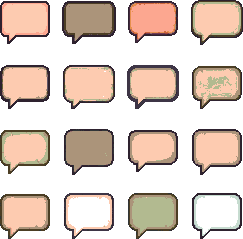
#> input picture arte-fonte/taverna/balao/baloes.png, 243 x 239 px
$ python gera_balao.py
#> lines starting #> are read from the running program, lines starting #| are printed output that depends on the picture
# Recorta o último balão (branco, canto inferior direito) do baloes.png em duas peças:
#  - corpo: 50x38, com o vão do rabinho fechado (serve de border-image 9 fatias)
#  - rabo: 11x13 (colunas 8-18, linhas 33-45 do balão), sobreposto no canto inferior esquerdo
import os, sys
from PIL import Image

AQUI = os.path.dirname(os.path.abspath(__file__))
im = Image.open(os.path.join(AQUI, "baloes.png")).convert("RGBA")
#> im is the input picture: PIL image 243x239 RGBA; mean R, G, B, A 99.3, 83.7, 73.7, 130.4
b = im.crop((182, 180, 243, 239)); b = b.crop(b.getbbox())      # 50x46
#> after `b = im.crop((182, 180, 243, 239))`:
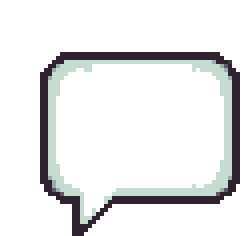
#> b: PIL image 61x59 RGBA (shown 4 times larger); mean R, G, B, A 110.4, 111.1, 111.3, 134.4; transparent parts drawn white
#> after `b = b.crop(b.getbbox())`:
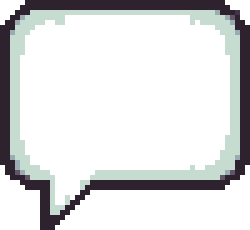
#> b: PIL image 50x46 RGBA (shown 5 times larger); mean R, G, B, A 172.8, 173.8, 174.2, 210.3; transparent parts drawn white
assert b.size == (50, 46), b.size
corpo = b.crop((0, 0, 50, 38))
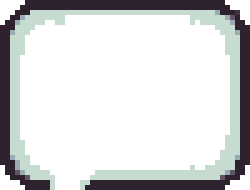
#> corpo: PIL image 50x38 RGBA (shown 5 times larger); mean R, G, B, A 206, 207.3, 207.6, 247.6; transparent parts drawn white
# fecha o vão: copia o trecho reto da borda de baixo (colunas 25-35) para as colunas 8-18
remendo = corpo.crop((25, 33, 36, 38))
corpo.paste(remendo, (8, 33))
rabo = b.crop((8, 33, 19, 46))
corpo.save(os.path.join(AQUI, "balao-corpo.png"))
rabo.save(os.path.join(AQUI, "balao-rabo.png"))
prova = Image.new("RGBA", (50, 46)); prova.paste(corpo, (0, 0)); prova.alpha_composite(rabo, (8, 33))
#> after `prova = Image.new('RGBA', (50, 46))`: prova: PIL image 50x46 RGBA; every value is 0
#> after `prova.paste(corpo, (0, 0))`:
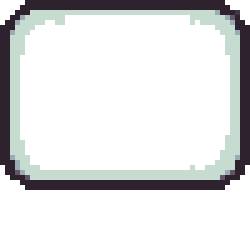
#> prova: PIL image 50x46 RGBA (shown 5 times larger); mean R, G, B, A 168.5, 169.7, 170, 204.6; transparent parts drawn white
print("igual ao original:", list(prova.getdata()) == list(b.getdata()))
#| igual ao original: True
